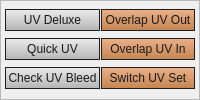
             <widget class="QFrame" name="frame_UVTools">
              <property name="sizePolicy">
               <sizepolicy hsizetype="Preferred" vsizetype="Preferred">
                <horstretch>0</horstretch>
                <verstretch>0</verstretch>
               </sizepolicy>
              </property>
              <property name="minimumSize">
               <size>
                <width>0</width>
                <height>0</height>
               </size>
              </property>
              <property name="maximumSize">
               <size>
                <width>16777215</width>
                <height>16777215</height>
               </size>
              </property>
              <property name="font">
               <font>
                <family>Segoe UI</family>
               </font>
              </property>
              <property name="styleSheet">
               <string notr="true">QPushButton{ 
 border:1px solid rgb(30,30,30);
background-color: qlineargradient(spread:pad, x1:1, y1:1, x2:1, y2:0, stop:0 rgba(189, 118, 57, 225), stop:1 rgba(235, 158, 108, 195));
color:rgb(25,25,25);}
QPushButton:hover{ 
 border:1px solid rgb(30,30,30);
background-color: qlineargradient(spread:pad, x1:1, y1:1, x2:1, y2:0, stop:0 rgba(189, 118, 57, 225), stop:1 rgba(255, 178, 128, 195));
color:rgb(25,25,25);
text-decoration: underline!important;}
QPushButton:pressed{ 
 border:1px solid rgb(30,30,30);
background-color: qlineargradient(spread:pad, x1:1, y1:1, x2:1, y2:0, stop:0 rgba(235, 158, 108, 195), stop:1 rgba( 189, 118, 57, 225));
color:rgb(25,25,25);}</string>
              </property>
              <property name="frameShape">
               <enum>QFrame::StyledPanel</enum>
              </property>
              <property name="frameShadow">
               <enum>QFrame::Raised</enum>
              </property>
              <layout class="QGridLayout" name="gridLayout_11">
               <property name="leftMargin">
                <number>4</number>
               </property>
               <property name="topMargin">
                <number>2</number>
               </property>
               <property name="rightMargin">
                <number>4</number>
               </property>
               <property name="bottomMargin">
                <number>4</number>
               </property>
               <property name="spacing">
                <number>1</number>
               </property>
               <item row="0" column="2">
                <widget class="QPushButton" name="btn_overlapUVOut">
                 <property name="minimumSize">
                  <size>
                   <width>0</width>
                   <height>17</height>
                  </size>
                 </property>
                 <property name="maximumSize">
                  <size>
                   <width>16777215</width>
                   <height>22</height>
                  </size>
                 </property>
                 <property name="font">
                  <font>
                   <family>Segoe UI</family>
                  </font>
                 </property>
                 <property name="cursor">
                  <cursorShape>PointingHandCursor</cursorShape>
                 </property>
                 <property name="statusTip">
                  <string>Move overlap UVs to 2rd.</string>
                 </property>
                 <property name="text">
                  <string>Overlap UV Out</string>
                 </property>
                </widget>
               </item>
               <item row="1" column="2">
                <widget class="QPushButton" name="btn_overlapUVIn">
                 <property name="minimumSize">
                  <size>
                   <width>0</width>
                   <height>17</height>
                  </size>
                 </property>
                 <property name="maximumSize">
                  <size>
                   <width>16777215</width>
                   <height>22</height>
                  </size>
                 </property>
                 <property name="font">
                  <font>
                   <family>Segoe UI</family>
                  </font>
                 </property>
                 <property name="cursor">
                  <cursorShape>PointingHandCursor</cursorShape>
                 </property>
                 <property name="statusTip">
                  <string>Move overlap UVs back.</string>
                 </property>
                 <property name="text">
                  <string>Overlap UV In</string>
                 </property>
                </widget>
               </item>
               <item row="0" column="1">
                <widget class="QPushButton" name="btn_UVDeluxe">
                 <property name="minimumSize">
                  <size>
                   <width>0</width>
                   <height>17</height>
                  </size>
                 </property>
                 <property name="maximumSize">
                  <size>
                   <width>16777215</width>
                   <height>22</height>
                  </size>
                 </property>
                 <property name="font">
                  <font>
                   <family>Segoe UI</family>
                  </font>
                 </property>
                 <property name="cursor">
                  <cursorShape>PointingHandCursor</cursorShape>
                 </property>
                 <property name="statusTip">
                  <string>UV Deluxe by Erik Spellerberg.</string>
                 </property>
                 <property name="styleSheet">
                  <string notr="true">QPushButton{ 
 border:1px solid rgb(30,30,30);
background-color: qlineargradient(spread:pad, x1:1, y1:1, x2:1, y2:0, stop:0 rgba(175, 175,175, 235), stop:1 rgba(235, 235, 235, 195));
color:rgb(25,25,25);}

QPushButton:hover{ 
 border:1px solid rgb(30,30,30);
background-color: qlineargradient(spread:pad, x1:1, y1:1, x2:1, y2:0, stop:0 rgba(190, 190, 190, 225), stop:1 rgba(245, 245, 245, 195));
color:rgb(25,25,25);
}

QPushButton:pressed{ 
 border:1px solid rgb(30,30,30);
background-color: qlineargradient(spread:pad, x1:1, y1:1, x2:1, y2:0, stop:0 rgba(215, 215, 215, 195), stop:1 rgba(155, 155,155, 235));
color:rgb(25,25,25);}</string>
                 </property>
                 <property name="text">
                  <string>UV Deluxe</string>
                 </property>
                </widget>
               </item>
               <item row="1" column="1">
                <widget class="QPushButton" name="btn_quickUV">
                 <property name="minimumSize">
                  <size>
                   <width>0</width>
                   <height>17</height>
                  </size>
                 </property>
                 <property name="maximumSize">
                  <size>
                   <width>16777215</width>
                   <height>22</height>
                  </size>
                 </property>
                 <property name="font">
                  <font>
                   <family>Segoe UI</family>
                  </font>
                 </property>
                 <property name="cursor">
                  <cursorShape>PointingHandCursor</cursorShape>
                 </property>
                 <property name="statusTip">
                  <string>Quick UV tool from bonus tool.</string>
                 </property>
                 <property name="styleSheet">
                  <string notr="true">QPushButton{ 
 border:1px solid rgb(30,30,30);
background-color: qlineargradient(spread:pad, x1:1, y1:1, x2:1, y2:0, stop:0 rgba(175, 175,175, 235), stop:1 rgba(235, 235, 235, 195));
color:rgb(25,25,25);}

QPushButton:hover{ 
 border:1px solid rgb(30,30,30);
background-color: qlineargradient(spread:pad, x1:1, y1:1, x2:1, y2:0, stop:0 rgba(190, 190, 190, 225), stop:1 rgba(245, 245, 245, 195));
color:rgb(25,25,25);
}

QPushButton:pressed{ 
 border:1px solid rgb(30,30,30);
background-color: qlineargradient(spread:pad, x1:1, y1:1, x2:1, y2:0, stop:0 rgba(215, 215, 215, 195), stop:1 rgba(155, 155,155, 235));
color:rgb(25,25,25);}</string>
                 </property>
                 <property name="text">
                  <string>Quick UV</string>
                 </property>
                </widget>
               </item>
               <item row="3" column="2">
                <widget class="QPushButton" name="btn_switchUVSet">
                 <property name="minimumSize">
                  <size>
                   <width>0</width>
                   <height>17</height>
                  </size>
                 </property>
                 <property name="maximumSize">
                  <size>
                   <width>16777215</width>
                   <height>22</height>
                  </size>
                 </property>
                 <property name="font">
                  <font>
                   <family>Segoe UI</family>
                  </font>
                 </property>
                 <property name="cursor">
                  <cursorShape>PointingHandCursor</cursorShape>
                 </property>
                 <property name="statusTip">
                  <string>Switch first UV set with second UV set.</string>
                 </property>
                 <property name="styleSheet">
                  <string notr="true"/>
                 </property>
                 <property name="text">
                  <string>Switch UV Set</string>
                 </property>
                </widget>
               </item>
               <item row="3" column="1">
                <widget class="QPushButton" name="btn_checkUVBleed">
                 <property name="minimumSize">
                  <size>
                   <width>0</width>
                   <height>17</height>
                  </size>
                 </property>
                 <property name="maximumSize">
                  <size>
                   <width>16777215</width>
                   <height>22</height>
                  </size>
                 </property>
                 <property name="font">
                  <font>
                   <family>Segoe UI</family>
                  </font>
                 </property>
                 <property name="cursor">
                  <cursorShape>PointingHandCursor</cursorShape>
                 </property>
                 <property name="statusTip">
                  <string>Check if UV shells are too close.</string>
                 </property>
                 <property name="styleSheet">
                  <string notr="true">QPushButton{ 
 border:1px solid rgb(30,30,30);
background-color: qlineargradient(spread:pad, x1:1, y1:1, x2:1, y2:0, stop:0 rgba(175, 175,175, 235), stop:1 rgba(235, 235, 235, 195));
color:rgb(25,25,25);}

QPushButton:hover{ 
 border:1px solid rgb(30,30,30);
background-color: qlineargradient(spread:pad, x1:1, y1:1, x2:1, y2:0, stop:0 rgba(190, 190, 190, 225), stop:1 rgba(245, 245, 245, 195));
color:rgb(25,25,25);
}

QPushButton:pressed{ 
 border:1px solid rgb(30,30,30);
background-color: qlineargradient(spread:pad, x1:1, y1:1, x2:1, y2:0, stop:0 rgba(215, 215, 215, 195), stop:1 rgba(155, 155,155, 235));
color:rgb(25,25,25);}</string>
                 </property>
                 <property name="text">
                  <string>Check UV Bleed</string>
                 </property>
                </widget>
               </item>
              </layout>
             </widget>
